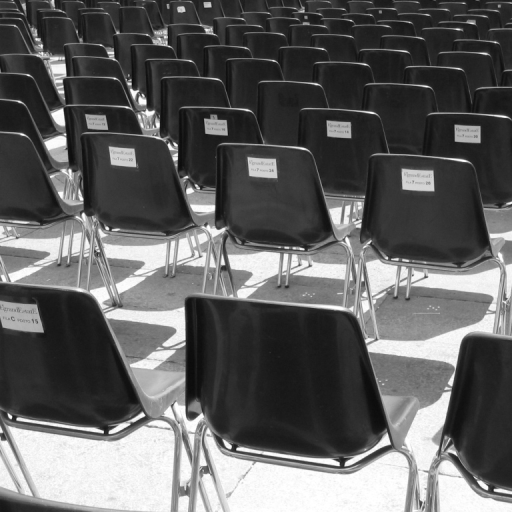
%> input picture 1A/proba/tp3/donnees_TP3_probas/Images/chaises.png, 512 x 512 px
$ octave exercice_1.m   (GNU Octave 9; MATLAB toolbox functions it lacks are replaced by stand-ins)
%> lines starting %> are read from the running program, lines starting %| are printed output that depends on the picture; in (x1, y1, x2, y2) boxes, pixels count from 0 and x2, y2 are one past the last pixel; in counts of white or black regions, pixels touching at a corner belong together; the program's own positions count from 1
### 1A/proba/tp3/donnees_TP3_probas/recursion.m
function [E,contour,G_somme] = recursion(E,contour,G_somme,i,j,voisins,G_x,G_y,card_max,cos_alpha)
% Fonction recursive permettant de construire un ensemble candidat E

contour(i,j) = 0;
G_somme_normalise = G_somme/norm(G_somme);
nb_voisins = size(voisins,1);
k = 1;
while k<=nb_voisins & size(E,1)<=card_max
	i_voisin = i + voisins(k,1);			% A completer
	j_voisin = j + voisins(k,2);				% A completer
    %[i_voisin, j_voisin] = [i, j] + voisins(k,:);

	if contour(i_voisin,j_voisin)

		% Dans cette boucle, il vous faut :
		% - Calculer le produit scalaire entre G_somme_normalise et le gradient normalise de I au pixel voisin

        prod_scal=G_somme_normalise*[G_x(i_voisin,j_voisin);G_y(i_voisin,j_voisin)];
        % - Si ce produit scalaire est superieur a cos_alpha :
        if prod_scal >cos_alpha
            %	+ Mettre a jour "E" par concatenation
            E=[E; i_voisin j_voisin];
            %	+ Mettre a jour "G_somme"
            G_somme = G_somme + [G_x(i_voisin,j_voisin), G_y(i_voisin,j_voisin)];
            %	+ Lancer l'appel recursif sur le voisin
            [E,contour,G_somme] = recursion(E, contour, G_somme, i_voisin, j_voisin, voisins, G_x, G_y, card_max, cos_alpha);
        end

    end

    k = k+1;
end

end

### 1A/proba/tp3/donnees_TP3_probas/exercice_1.m
clear;
close all;
taille_ecran = get(0,'ScreenSize');
L = taille_ecran(3);
H = taille_ecran(4);

% Parametres :
set(0,'RecursionLimit',1000);				% Pour eviter les erreurs a l'execution
alpha = pi/8;						% Seuil sur l'orientation du gradient (en radians)
cos_alpha = cos(alpha);
seuil_norme = 2/sin(alpha);				% Seuil sur la norme du gradient (decoule d'une etude theorique)

% Lecture de l'image :
%I = imread('Images/Piree.png');
I = imread('Images/chaises.png');
%> I is the input picture: size 512x512 uint8; min 10, max 255, mean 96.7
%I = imread('Images/Morlaix.png');
if size(I,3)==3
	I = rgb2gray(I);
end
I = imresize(I,0.8);					% Permet de limiter l'effet de crenelage
%> I: size 410x410 uint8
[nb_lignes,nb_colonnes] = size(I);
%> nb_lignes = 410; nb_colonnes = 410

% Parametres :
diagonale = floor(sqrt(nb_lignes^2+nb_colonnes^2));
%> diagonale = 579
card_max = floor(diagonale/2);				% Cardinal max d'un ensemble E
%> card_max = 289
card_min = floor(card_max/20);				% Cardinal min d'un ensemble E
%> card_min = 14

% Affichage de l'image :
figure('Name','Ensembles candidats','Position',[0,0,L,0.67*H]);
subplot(1,2,1);
imagesc(I);
axis equal;
axis off;
colormap gray;
hold on;

% Gradient du niveau de gris (x vers la droite, y vers le bas) :
I = double(I);
%> I: size 410x410 double
[G_x,G_y] = gradient(I);
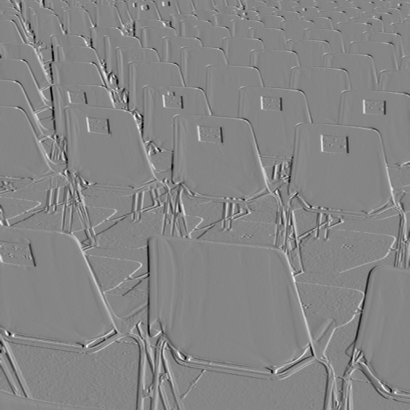
%> G_x: size 410x410 double; min -118.5, max 107.5, mean 0; drawn with min black and max white
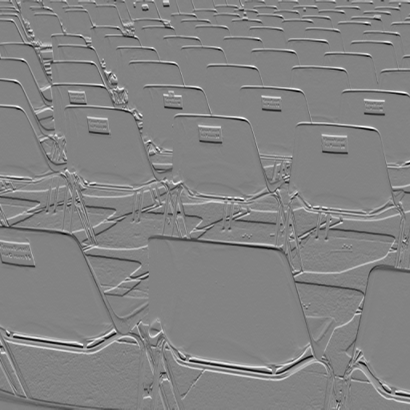
%> G_y: size 410x410 double; min -107.5, max 102, mean 0.4; drawn with min black and max white
G_norme = sqrt(G_x.^2+G_y.^2);
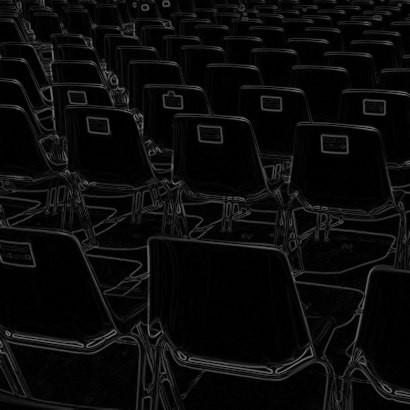
%> G_norme: size 410x410 double; min 0, max 126.2, mean 10.6

% Selection des pixels de contour :
contour = G_norme>seuil_norme;%matrice de 0 et 1
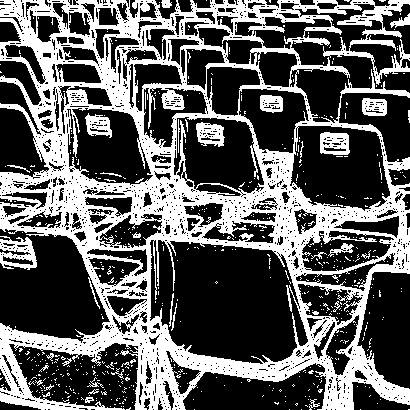
%> contour: size 410x410 logical; 36.9% white; 595 white regions (563 under 20 px), largest, box (x1, y1, x2, y2) and area: (0, 0, 410, 410) 56608, (0, 236, 37, 270) 712, (320, 132, 350, 155) 514

% Pas de pixel de contour sur le bord de l'image (traitement simplifie !) :
contour([1,nb_lignes],:) = 0;
contour(:,[1,nb_colonnes]) = 0;
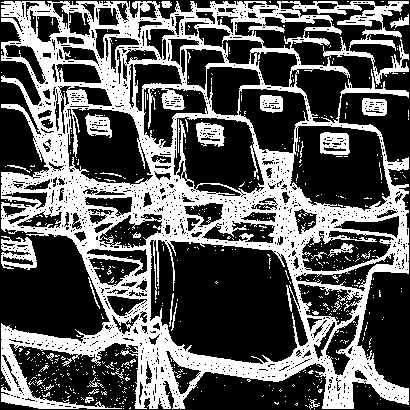
%> contour: size 410x410 logical; 36.4% white; 590 white regions (559 under 20 px), largest, box (x1, y1, x2, y2) and area: (1, 1, 409, 409) 55952, (1, 236, 37, 270) 691, (320, 132, 350, 155) 514

% Affichage d'une petite fleche sur les pixels de contour :
[i,j] = find(contour);
%> i = 61267 values from 2 to 409; j = 61267 values from 2 to 409
quiver(j,i,G_x(contour),G_y(contour),'r');		% Attention : x = j et y = i
axis equal;
title('Pixels de contour','FontSize',30);
drawnow;

% Normalisation du gradient :
G_norme(~G_norme) = 1;					% Pour eviter les divisions par 0
%> G_norme: size 410x410 double; 2.08% of pixels changed, all inside (x1, y1, x2, y2) = (0, 0, 410, 410)
G_x = G_x./G_norme;
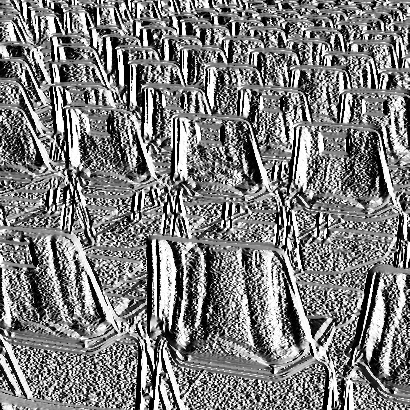
%> G_x: size 410x410 double; min -1, max 1, mean -0.0144; drawn with min black and max white
G_y = G_y./G_norme;
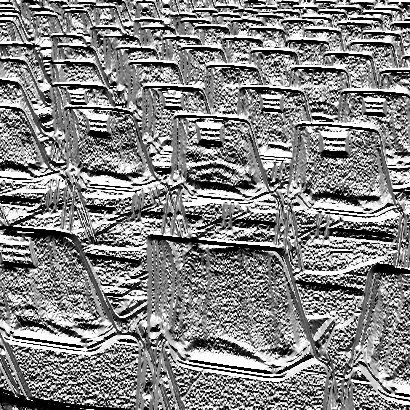
%> G_y: size 410x410 double; min -1, max 1, mean 0.0457; drawn with min black and max white
%> the run ends on the next line

% Boucle de traitement des pixels de contour :
voisins = [ -1 -1 ; -1 0 ; -1 1 ; 0 1 ;...
		1 1 ; 1 0 ; 1 -1 ; 0 -1 ];		% Positions relatives des 8 plus proches voisins
liste_E = [];
while any(contour(:))

	% Pixel de contour dont la norme du gradient est la plus elevee = "germe" :
	indices_contour = find(contour);
	[~,indice_max] = max(G_norme(indices_contour));
	indice_germe = indices_contour(indice_max);
	[i_germe,j_germe] = ind2sub(size(I),indice_germe);
	E = [i_germe,j_germe];
	G_somme = [G_x(i_germe,j_germe),G_y(i_germe,j_germe)];

	% Construction recursive de l'ensemble E :
	[E,contour] = recursion(E,contour,G_somme,i_germe,j_germe,voisins,G_x,G_y,card_max,cos_alpha);

$ run again, with 1A/proba/tp3/donnees_TP3_probas/Images/Morlaix.png copied over 1A/proba/tp3/donnees_TP3_probas/Images/chaises.png
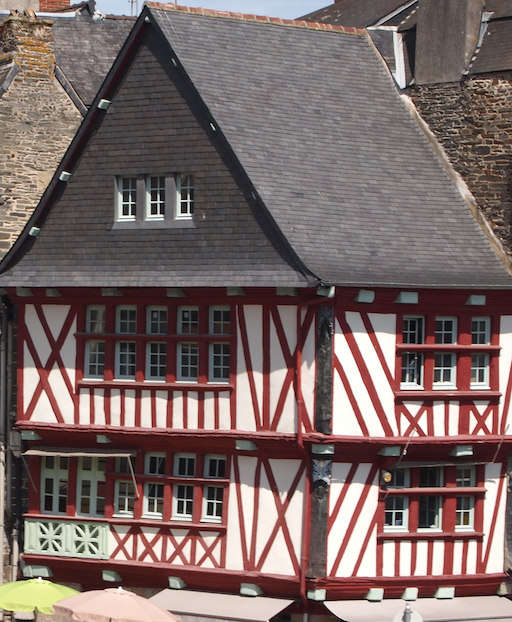
%> input picture 1A/proba/tp3/donnees_TP3_probas/Images/Morlaix.png, 512 x 622 px
%> I is the input picture: size 622x512x3 uint8; mean R, G, B 122.2, 104.6, 102.1
%> `contour(:,[1,nb_colonnes]) = 0;`:
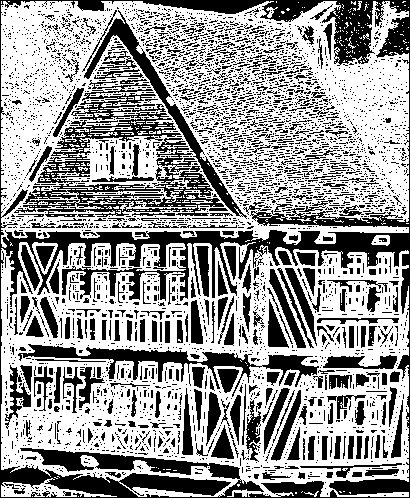
%> contour: size 498x410 logical; 60.1% white; 4418 black regions (4091 under 20 px), largest, box (x1, y1, x2, y2) and area: (0, 0, 410, 498) 25703, (14, 80, 224, 217) 6859, (18, 344, 319, 397) 3444
%> i = 122650 values from 2 to 497; j = 122650 values from 2 to 409
%> `G_y = G_y./G_norme;`:
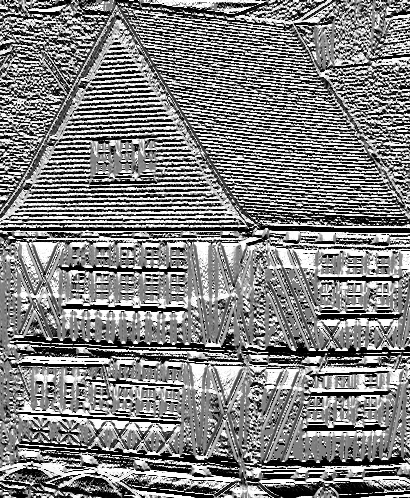
%> G_y: size 498x410 double; min -1, max 1, mean 0.0194; drawn with min black and max white
